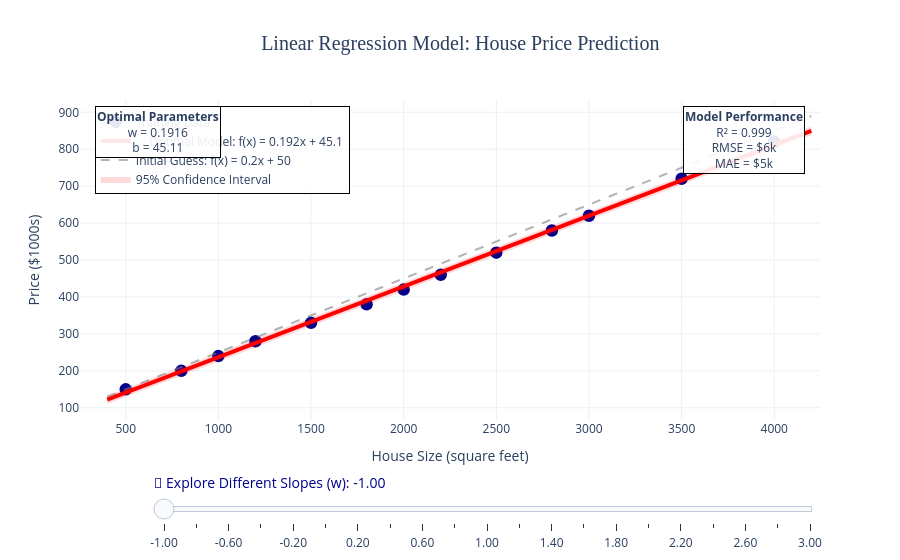

Write notebook code for a chart like this one.
### Markdown cell above
## 🏠 3. Linear Regression: Housing Price Prediction
*This visualization shows how a linear model \( f(x) = wx + b \) fits real-world housing data.*

### Code cell
# Housing price dataset (size in sq ft, price in $1000s)
X_house = np.array([500, 800, 1000, 1200, 1500, 1800, 2000, 2200, 2500, 2800, 3000, 3500, 4000])
y_house = np.array([150, 200, 240, 280, 330, 380, 420, 460, 520, 580, 620, 720, 820])

# Calculate optimal parameters using closed-form solution (Normal Equation)
X_mean = np.mean(X_house)
y_mean = np.mean(y_house)
w_optimal = np.sum((X_house - X_mean) * (y_house - y_mean)) / np.sum((X_house - X_mean)**2)
b_optimal = y_mean - w_optimal * X_mean

# Calculate predictions and error metrics
y_pred_optimal = w_optimal * X_house + b_optimal
errors = y_house - y_pred_optimal
mse = np.mean(errors**2)
rmse = np.sqrt(mse)
mae = np.mean(np.abs(errors))
r2 = 1 - np.sum(errors**2) / np.sum((y_house - y_mean)**2)

# Calculate correlation
correlation = np.corrcoef(X_house, y_house)[0, 1]

# Print detailed quantitative results
print("=" * 70)
print("🏠 LINEAR REGRESSION - HOUSING PRICE PREDICTION")
print("=" * 70)
print(f"📊 Dataset Statistics:")
print(f"   • Number of houses: {len(X_house)}")
print(f"   • Size range: {X_house.min():.0f} - {X_house.max():.0f} sq ft")
print(f"   • Size mean: {X_mean:.1f} sq ft")
print(f"   • Price range: ${y_house.min():.0f}k - ${y_house.max():.0f}k")
print(f"   • Price mean: ${y_mean:.1f}k")
print(f"   • Correlation between size and price: {correlation:.4f}")

print(f"\n📈 OPTIMAL MODEL (Best Fit):")
print(f"   f(x) = {w_optimal:.4f}x + {b_optimal:.2f}")
print(f"   where x = house size (sq ft), output = price ($1000s)")

print(f"\n📊 ERROR METRICS:")
print(f"   • Mean Squared Error (MSE): {mse:.2f}")
print(f"   • Root Mean Squared Error (RMSE): {rmse:.2f} ($1000s)")
print(f"   • Mean Absolute Error (MAE): {mae:.2f} ($1000s)")
print(f"   • R² Score: {r2:.4f}")
print(f"     (1.0 = perfect fit, 0 = random guess, <0 = worse than mean)")

print(f"\n🔮 Sample Predictions (using optimal model):")
test_sizes = [750, 1250, 2000, 3000, 4500]
for size in test_sizes:
    pred = w_optimal * size + b_optimal
    actual_idx = np.where(X_house == size)[0]
    if len(actual_idx) > 0:
        actual = y_house[actual_idx[0]]
        error = pred - actual
        print(f"   🏠 {size} sq ft → ${pred:.0f}k (Actual: ${actual:.0f}k, Error: ${error:+.0f}k)")
    else:
        print(f"   🏠 {size} sq ft → ${pred:.0f}k (No actual data point)")

print(f"\n📐 Model Interpretation:")
print(f"   • Each additional 100 sq ft → ${w_optimal*100:.1f}k price increase")
print(f"   • Base price (0 sq ft): ${b_optimal:.1f}k (theoretical intercept)")
print(f"   • R² = {r2:.3f} means {r2*100:.1f}% of price variance is explained by house size")

# Create interactive plot with Plotly
fig = go.Figure()

# Add scatter points
fig.add_trace(go.Scatter(x=X_house, y=y_house, mode='markers',
                         name='Training Data',
                         marker=dict(size=14, color='darkblue', symbol='circle',
                                    line=dict(color='white', width=1.5)),
                         hovertemplate='<b>House Details</b><br>' +
                                       'Size: %{x} ft²<br>' +
                                       'Price: $%{y}k<br>' +
                                       '<extra></extra>'))

# Add optimal regression line
x_line = np.linspace(400, 4200, 100)
y_line_optimal = w_optimal * x_line + b_optimal
fig.add_trace(go.Scatter(x=x_line, y=y_line_optimal, mode='lines',
                         name=f'✅ Optimal Model: f(x) = {w_optimal:.3f}x + {b_optimal:.1f}',
                         line=dict(color='red', width=4, dash='solid'),
                         hovertemplate='Prediction: $%{{y:.0f}}k<extra></extra>'))

# Add initial/sample lines for comparison
w_init, b_init = 0.2, 50
y_line_init = w_init * x_line + b_init
fig.add_trace(go.Scatter(x=x_line, y=y_line_init, mode='lines',
                         name=f'Initial Guess: f(x) = {w_init:.1f}x + {b_init:.0f}',
                         line=dict(color='gray', width=2, dash='dash'),
                         opacity=0.6))

# Add error bands (95% confidence interval)
std_error = np.std(errors)
y_upper = y_line_optimal + 1.96 * std_error
y_lower = y_line_optimal - 1.96 * std_error
fig.add_trace(go.Scatter(x=np.concatenate([x_line, x_line[::-1]]),
                         y=np.concatenate([y_upper, y_lower[::-1]]),
                         fill='toself',
                         fillcolor='rgba(255,0,0,0.15)',
                         line=dict(color='rgba(255,0,0,0)'),
                         name='95% Confidence Interval',
                         hoverinfo='skip'))

# Add residual lines (vertical from points to line)
for i in range(len(X_house)):
    fig.add_trace(go.Scatter(x=[X_house[i], X_house[i]],
                             y=[y_house[i], y_pred_optimal[i]],
                             mode='lines',
                             line=dict(color='rgba(255,0,0,0.3)', width=1, dash='dot'),
                             showlegend=False,
                             hoverinfo='skip'))

# Update layout with sliders for interactive exploration
fig.update_layout(
    title={
        'text': '🏡 Linear Regression Model: House Price Prediction',
        'font': {'size': 20, 'family': 'Arial Black'},
        'x': 0.5,
        'xanchor': 'center'
    },
    xaxis_title='House Size (square feet)',
    yaxis_title='Price ($1000s)',
    hovermode='closest',
    template='plotly_white',
    legend=dict(x=0.02, y=0.98, bgcolor='rgba(255,255,255,0.9)', bordercolor='black', borderwidth=1),
    annotations=[
        dict(text=f'<b>Model Performance</b><br>R² = {r2:.3f}<br>RMSE = ${rmse:.0f}k<br>MAE = ${mae:.0f}k',
             x=0.98, y=0.98, xref='paper', yref='paper',
             showarrow=False, font=dict(size=12),
             bgcolor='rgba(255,255,255,0.9)', bordercolor='black', borderwidth=1,
             xanchor='right', yanchor='top'),
        dict(text=f'<b>Optimal Parameters</b><br>w = {w_optimal:.4f}<br>b = {b_optimal:.2f}',
             x=0.02, y=0.98, xref='paper', yref='paper',
             showarrow=False, font=dict(size=12),
             bgcolor='rgba(255,255,255,0.9)', bordercolor='black', borderwidth=1,
             xanchor='left', yanchor='top')
    ],
    sliders=[
        dict(
            active=0,
            steps=[dict(method='update',
                        label=f'{w/10:.2f}',
                        args=[{'line.color': ['red', 'gray'],
                               'line.width': [4, 2],
                               'name': [f'Custom: f(x) = {w/10:.2f}x + {b_init:.0f}', 'Initial Guess'],
                               'y': [w/10 * x_line + b_init, y_line_init]}])
                  for w in range(-10, 31, 2)],
            currentvalue=dict(prefix='🔧 Explore Different Slopes (w): ',
                            font=dict(size=14, color='darkblue')),
            pad=dict(t=50),
            len=0.9,
            x=0.1,
            y=0
        )
    ]
)

fig.show()

print("\n💡 KEY INSIGHTS:")
print(f"   • The optimal slope (w = {w_optimal:.4f}) means price increases by ${w_optimal*100:.1f}k per 100 sq ft")
print(f"   • R² = {r2:.3f} indicates a {'very strong' if r2 > 0.9 else 'strong' if r2 > 0.7 else 'moderate'} linear relationship")
print(f"   • Typical prediction error is ±${rmse:.0f}k (RMSE)")
print(f"   • The model explains {r2*100:.1f}% of the variance in house prices")
print(f"   • Use the slider above to see how different slopes affect the fit!")

### Figure 1 — Plotly figure (JSON) as saved in the notebook; plotly's stock layout.template omitted (floating-point values rounded to 4 significant figures; data arrays with more than 128 entries replaced by an {"elided": "..."} marker saying what was removed)
{"data": [{"hovertemplate": "<b>House Details</b><br>Size: %{x} ft²<br>Price: $%{y}k<br><extra></extra>", "marker": {"color": "darkblue", "line": {"color": "white", "width": 1.5}, "size": 14, "symbol": "circle"}, "mode": "markers", "name": "Training Data", "type": "scatter", "x": [500, 800, 1000, 1200, 1500, 1800, 2000, 2200, 2500, 2800, 3000, 3500, 4000], "y": [150, 200, 240, 280, 330, 380, 420, 460, 520, 580, 620, 720, 820]}, {"hovertemplate": "Prediction: $%{{y:.0f}}k<extra></extra>", "line": {"color": "red", "dash": "solid", "width": 4}, "mode": "lines", "name": "✅ Optimal Model: f(x) = 0.192x + 45.1", "type": "scatter", "x": [400.0, 438.4, 476.8, 515.2, 553.5, 591.9, 630.3, 668.7, 707.1, 745.5, 783.8, 822.2, 860.6, 899.0, 937.4, 975.8, 1014.0, 1053.0, 1091.0, 1129.0, 1168.0, 1206.0, 1244.0, 1283.0, 1321.0, 1360.0, 1398.0, 1436.0, 1475.0, 1513.0, 1552.0, 1590.0, 1628.0, 1667.0, 1705.0, 1743.0, 1782.0, 1820.0, 1859.0, 1897.0, 1935.0, 1974.0, 2012.0, 2051.0, 2089.0, 2127.0, 2166.0, 2204.0, 2242.0, 2281.0, 2319.0, 2358.0, 2396.0, 2434.0, 2473.0, 2511.0, 2549.0, 2588.0, 2626.0, 2665.0, 2703.0, 2741.0, 2780.0, 2818.0, 2857.0, 2895.0, 2933.0, 2972.0, 3010.0, 3048.0, 3087.0, 3125.0, 3164.0, 3202.0, 3240.0, 3279.0, 3317.0, 3356.0, 3394.0, 3432.0, 3471.0, 3509.0, 3547.0, 3586.0, 3624.0, 3663.0, 3701.0, 3739.0, 3778.0, 3816.0, 3855.0, 3893.0, 3931.0, 3970.0, 4008.0, 4046.0, 4085.0, 4123.0, 4162.0, 4200.0], "y": [121.7, 129.1, 136.4, 143.8, 151.1, 158.5, 165.8, 173.2, 180.5, 187.9, 195.3, 202.6, 210.0, 217.3, 224.7, 232.0, 239.4, 246.7, 254.1, 261.4, 268.8, 276.1, 283.5, 290.8, 298.2, 305.5, 312.9, 320.2, 327.6, 335.0, 342.3, 349.7, 357.0, 364.4, 371.7, 379.1, 386.4, 393.8, 401.1, 408.5, 415.8, 423.2, 430.5, 437.9, 445.2, 452.6, 459.9, 467.3, 474.6, 482.0, 489.4, 496.7, 504.1, 511.4, 518.8, 526.1, 533.5, 540.8, 548.2, 555.5, 562.9, 570.2, 577.6, 584.9, 592.3, 599.6, 607.0, 614.3, 621.7, 629.1, 636.4, 643.8, 651.1, 658.5, 665.8, 673.2, 680.5, 687.9, 695.2, 702.6, 709.9, 717.3, 724.6, 732.0, 739.3, 746.7, 754.0, 761.4, 768.8, 776.1, 783.5, 790.8, 798.2, 805.5, 812.9, 820.2, 827.6, 834.9, 842.3, 849.6]}, {"line": {"color": "gray", "dash": "dash", "width": 2}, "mode": "lines", "name": "Initial Guess: f(x) = 0.2x + 50", "opacity": 0.6, "type": "scatter", "x": [400.0, 438.4, 476.8, 515.2, 553.5, 591.9, 630.3, 668.7, 707.1, 745.5, 783.8, 822.2, 860.6, 899.0, 937.4, 975.8, 1014.0, 1053.0, 1091.0, 1129.0, 1168.0, 1206.0, 1244.0, 1283.0, 1321.0, 1360.0, 1398.0, 1436.0, 1475.0, 1513.0, 1552.0, 1590.0, 1628.0, 1667.0, 1705.0, 1743.0, 1782.0, 1820.0, 1859.0, 1897.0, 1935.0, 1974.0, 2012.0, 2051.0, 2089.0, 2127.0, 2166.0, 2204.0, 2242.0, 2281.0, 2319.0, 2358.0, 2396.0, 2434.0, 2473.0, 2511.0, 2549.0, 2588.0, 2626.0, 2665.0, 2703.0, 2741.0, 2780.0, 2818.0, 2857.0, 2895.0, 2933.0, 2972.0, 3010.0, 3048.0, 3087.0, 3125.0, 3164.0, 3202.0, 3240.0, 3279.0, 3317.0, 3356.0, 3394.0, 3432.0, 3471.0, 3509.0, 3547.0, 3586.0, 3624.0, 3663.0, 3701.0, 3739.0, 3778.0, 3816.0, 3855.0, 3893.0, 3931.0, 3970.0, 4008.0, 4046.0, 4085.0, 4123.0, 4162.0, 4200.0], "y": [130.0, 137.7, 145.4, 153.0, 160.7, 168.4, 176.1, 183.7, 191.4, 199.1, 206.8, 214.4, 222.1, 229.8, 237.5, 245.2, 252.8, 260.5, 268.2, 275.9, 283.5, 291.2, 298.9, 306.6, 314.2, 321.9, 329.6, 337.3, 344.9, 352.6, 360.3, 368.0, 375.7, 383.3, 391.0, 398.7, 406.4, 414.0, 421.7, 429.4, 437.1, 444.7, 452.4, 460.1, 467.8, 475.5, 483.1, 490.8, 498.5, 506.2, 513.8, 521.5, 529.2, 536.9, 544.5, 552.2, 559.9, 567.6, 575.3, 582.9, 590.6, 598.3, 606.0, 613.6, 621.3, 629.0, 636.7, 644.3, 652.0, 659.7, 667.4, 675.1, 682.7, 690.4, 698.1, 705.8, 713.4, 721.1, 728.8, 736.5, 744.1, 751.8, 759.5, 767.2, 774.8, 782.5, 790.2, 797.9, 805.6, 813.2, 820.9, 828.6, 836.3, 843.9, 851.6, 859.3, 867.0, 874.6, 882.3, 890.0]}, {"fill": "toself", "fillcolor": "rgba(255,0,0,0.15)", "hoverinfo": "skip", "line": {"color": "rgba(255,0,0,0)"}, "name": "95% Confidence Interval", "type": "scatter", "x": {"elided": "200 float values"}, "y": {"elided": "200 float values"}}, {"hoverinfo": "skip", "line": {"color": "rgba(255,0,0,0.3)", "dash": "dot", "width": 1}, "mode": "lines", "showlegend": false, "type": "scatter", "x": [500, 500], "y": [150, 140.9]}, {"hoverinfo": "skip", "line": {"color": "rgba(255,0,0,0.3)", "dash": "dot", "width": 1}, "mode": "lines", "showlegend": false, "type": "scatter", "x": [800, 800], "y": [200, 198.3]}, {"hoverinfo": "skip", "line": {"color": "rgba(255,0,0,0.3)", "dash": "dot", "width": 1}, "mode": "lines", "showlegend": false, "type": "scatter", "x": [1000, 1000], "y": [240, 236.7]}, {"hoverinfo": "skip", "line": {"color": "rgba(255,0,0,0.3)", "dash": "dot", "width": 1}, "mode": "lines", "showlegend": false, "type": "scatter", "x": [1200, 1200], "y": [280, 275.0]}, {"hoverinfo": "skip", "line": {"color": "rgba(255,0,0,0.3)", "dash": "dot", "width": 1}, "mode": "lines", "showlegend": false, "type": "scatter", "x": [1500, 1500], "y": [330, 332.4]}, {"hoverinfo": "skip", "line": {"color": "rgba(255,0,0,0.3)", "dash": "dot", "width": 1}, "mode": "lines", "showlegend": false, "type": "scatter", "x": [1800, 1800], "y": [380, 389.9]}, {"hoverinfo": "skip", "line": {"color": "rgba(255,0,0,0.3)", "dash": "dot", "width": 1}, "mode": "lines", "showlegend": false, "type": "scatter", "x": [2000, 2000], "y": [420, 428.2]}, {"hoverinfo": "skip", "line": {"color": "rgba(255,0,0,0.3)", "dash": "dot", "width": 1}, "mode": "lines", "showlegend": false, "type": "scatter", "x": [2200, 2200], "y": [460, 466.5]}, {"hoverinfo": "skip", "line": {"color": "rgba(255,0,0,0.3)", "dash": "dot", "width": 1}, "mode": "lines", "showlegend": false, "type": "scatter", "x": [2500, 2500], "y": [520, 524.0]}, {"hoverinfo": "skip", "line": {"color": "rgba(255,0,0,0.3)", "dash": "dot", "width": 1}, "mode": "lines", "showlegend": false, "type": "scatter", "x": [2800, 2800], "y": [580, 581.5]}, {"hoverinfo": "skip", "line": {"color": "rgba(255,0,0,0.3)", "dash": "dot", "width": 1}, "mode": "lines", "showlegend": false, "type": "scatter", "x": [3000, 3000], "y": [620, 619.8]}, {"hoverinfo": "skip", "line": {"color": "rgba(255,0,0,0.3)", "dash": "dot", "width": 1}, "mode": "lines", "showlegend": false, "type": "scatter", "x": [3500, 3500], "y": [720, 715.5]}, {"hoverinfo": "skip", "line": {"color": "rgba(255,0,0,0.3)", "dash": "dot", "width": 1}, "mode": "lines", "showlegend": false, "type": "scatter", "x": [4000, 4000], "y": [820, 811.3]}], "layout": {"annotations": [{"bgcolor": "rgba(255,255,255,0.9)", "bordercolor": "black", "borderwidth": 1, "font": {"size": 12}, "showarrow": false, "text": "<b>Model Performance</b><br>R² = 0.999<br>RMSE = $6k<br>MAE = $5k", "x": 0.98, "xanchor": "right", "xref": "paper", "y": 0.98, "yanchor": "top", "yref": "paper"}, {"bgcolor": "rgba(255,255,255,0.9)", "bordercolor": "black", "borderwidth": 1, "font": {"size": 12}, "showarrow": false, "text": "<b>Optimal Parameters</b><br>w = 0.1916<br>b = 45.11", "x": 0.02, "xanchor": "left", "xref": "paper", "y": 0.98, "yanchor": "top", "yref": "paper"}], "hovermode": "closest", "legend": {"bgcolor": "rgba(255,255,255,0.9)", "bordercolor": "black", "borderwidth": 1, "x": 0.02, "y": 0.98}, "sliders": [{"active": 0, "currentvalue": {"font": {"color": "darkblue", "size": 14}, "prefix": "🔧 Explore Different Slopes (w): "}, "len": 0.9, "pad": {"t": 50}, "steps": [{"args": [{"line.color": ["red", "gray"], "line.width": [4, 2], "name": ["Custom: f(x) = -1.00x + 50", "Initial Guess"], "y": {"elided": "2x100 float values"}}], "label": "-1.00", "method": "update"}, {"args": [{"line.color": ["red", "gray"], "line.width": [4, 2], "name": ["Custom: f(x) = -0.80x + 50", "Initial Guess"], "y": {"elided": "2x100 float values"}}], "label": "-0.80", "method": "update"}, {"args": [{"line.color": ["red", "gray"], "line.width": [4, 2], "name": ["Custom: f(x) = -0.60x + 50", "Initial Guess"], "y": {"elided": "2x100 float values"}}], "label": "-0.60", "method": "update"}, {"args": [{"line.color": ["red", "gray"], "line.width": [4, 2], "name": ["Custom: f(x) = -0.40x + 50", "Initial Guess"], "y": {"elided": "2x100 float values"}}], "label": "-0.40", "method": "update"}, {"args": [{"line.color": ["red", "gray"], "line.width": [4, 2], "name": ["Custom: f(x) = -0.20x + 50", "Initial Guess"], "y": {"elided": "2x100 float values"}}], "label": "-0.20", "method": "update"}, {"args": [{"line.color": ["red", "gray"], "line.width": [4, 2], "name": ["Custom: f(x) = 0.00x + 50", "Initial Guess"], "y": {"elided": "2x100 float values"}}], "label": "0.00", "method": "update"}, {"args": [{"line.color": ["red", "gray"], "line.width": [4, 2], "name": ["Custom: f(x) = 0.20x + 50", "Initial Guess"], "y": {"elided": "2x100 float values"}}], "label": "0.20", "method": "update"}, {"args": [{"line.color": ["red", "gray"], "line.width": [4, 2], "name": ["Custom: f(x) = 0.40x + 50", "Initial Guess"], "y": {"elided": "2x100 float values"}}], "label": "0.40", "method": "update"}, {"args": [{"line.color": ["red", "gray"], "line.width": [4, 2], "name": ["Custom: f(x) = 0.60x + 50", "Initial Guess"], "y": {"elided": "2x100 float values"}}], "label": "0.60", "method": "update"}, {"args": [{"line.color": ["red", "gray"], "line.width": [4, 2], "name": ["Custom: f(x) = 0.80x + 50", "Initial Guess"], "y": {"elided": "2x100 float values"}}], "label": "0.80", "method": "update"}, {"args": [{"line.color": ["red", "gray"], "line.width": [4, 2], "name": ["Custom: f(x) = 1.00x + 50", "Initial Guess"], "y": {"elided": "2x100 float values"}}], "label": "1.00", "method": "update"}, {"args": [{"line.color": ["red", "gray"], "line.width": [4, 2], "name": ["Custom: f(x) = 1.20x + 50", "Initial Guess"], "y": {"elided": "2x100 float values"}}], "label": "1.20", "method": "update"}, {"args": [{"line.color": ["red", "gray"], "line.width": [4, 2], "name": ["Custom: f(x) = 1.40x + 50", "Initial Guess"], "y": {"elided": "2x100 float values"}}], "label": "1.40", "method": "update"}, {"args": [{"line.color": ["red", "gray"], "line.width": [4, 2], "name": ["Custom: f(x) = 1.60x + 50", "Initial Guess"], "y": {"elided": "2x100 float values"}}], "label": "1.60", "method": "update"}, {"args": [{"line.color": ["red", "gray"], "line.width": [4, 2], "name": ["Custom: f(x) = 1.80x + 50", "Initial Guess"], "y": {"elided": "2x100 float values"}}], "label": "1.80", "method": "update"}, {"args": [{"line.color": ["red", "gray"], "line.width": [4, 2], "name": ["Custom: f(x) = 2.00x + 50", "Initial Guess"], "y": {"elided": "2x100 float values"}}], "label": "2.00", "method": "update"}, {"args": [{"line.color": ["red", "gray"], "line.width": [4, 2], "name": ["Custom: f(x) = 2.20x + 50", "Initial Guess"], "y": {"elided": "2x100 float values"}}], "label": "2.20", "method": "update"}, {"args": [{"line.color": ["red", "gray"], "line.width": [4, 2], "name": ["Custom: f(x) = 2.40x + 50", "Initial Guess"], "y": {"elided": "2x100 float values"}}], "label": "2.40", "method": "update"}, {"args": [{"line.color": ["red", "gray"], "line.width": [4, 2], "name": ["Custom: f(x) = 2.60x + 50", "Initial Guess"], "y": {"elided": "2x100 float values"}}], "label": "2.60", "method": "update"}, {"args": [{"line.color": ["red", "gray"], "line.width": [4, 2], "name": ["Custom: f(x) = 2.80x + 50", "Initial Guess"], "y": {"elided": "2x100 float values"}}], "label": "2.80", "method": "update"}, {"args": [{"line.color": ["red", "gray"], "line.width": [4, 2], "name": ["Custom: f(x) = 3.00x + 50", "Initial Guess"], "y": {"elided": "2x100 float values"}}], "label": "3.00", "method": "update"}], "x": 0.1, "y": 0}], "title": {"font": {"family": "Arial Black", "size": 20}, "text": "🏡 Linear Regression Model: House Price Prediction", "x": 0.5, "xanchor": "center"}, "xaxis": {"title": {"text": "House Size (square feet)"}}, "yaxis": {"title": {"text": "Price ($1000s)"}}}}
